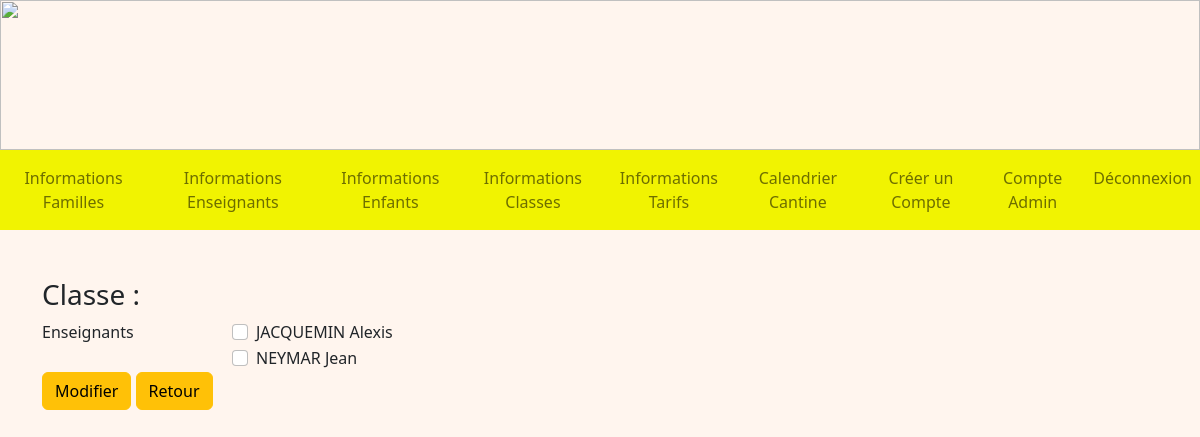
Before: /lierEnseignant/6 (signed in) with the older database file.
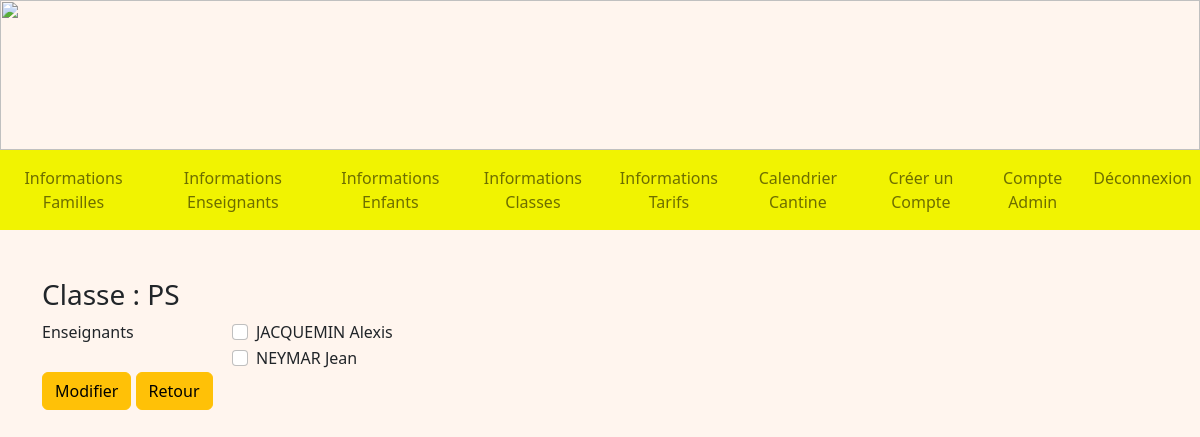
After: the same page with the newer database file.
### tables this page shows
CREATE TABLE Classe (
  code_classe integer primary key autoincrement,
  nom_classe TEXT NOT NULL,
  code_type integer NOT NULL,
  FOREIGN KEY(code_type) REFERENCES TypeDeClasse(code_type)
);

### admin.py (the view, shortened to what this page needs)
@app.route('/lierEnseignant/<int:code_classe>', methods=['GET', 'POST'])
@login_required
def lierEnseignant(code_classe):
    db = get_db()
    cur = db.cursor()
    user = cur.execute("SELECT type_compte FROM Compte WHERE identifiant = ?", (flask_login.current_user.name, )).fetchone()
    if user[0] == 'Admin':
        enseignants = cur.execute("SELECT nom_enseignant, prenom_enseignant, code_enseignant FROM Enseignant").fetchall()
        enseignes = cur.execute("SELECT * FROM Enseigne WHERE code_classe = ?", (code_classe, )).fetchall()
        classe = cur.execute("SELECT * FROM Classe WHERE code_classe = ?", (code_classe, )).fetchone()
        return render_template('A_lierEnseignant.html', enseignants = enseignants, classe = classe, enseignes = enseignes)
    if user[0] == 'Enseignant':
        return redirect(url_for('accueilEnseignant'))
    return redirect(url_for('accueil'))

### main.py (called while the page is built)
@login_manager.user_loader
def load_user(user_id):
    db = get_db()
    cur = db.cursor()
    user = cur.execute('SELECT identifiant, mot_de_passe FROM Compte WHERE identifiant=?', (user_id, )).fetchone()
    return User(user[0], user[1])

def get_db():
    if 'db' not in g:
        g.db = sqlite3.connect(DATABASE)
    return g.db

@app.teardown_appcontext
def close_connection(exception):
    db = g.pop('db', None)
    if db is not None:
        db.close()

### templates/A_lierEnseignant.html (shortened to what this page needs)
<!DOCTYPE html>
<html>
<head>
    {% extends "A_layout.html" %}
    {% block content %}
    <div class="container mt-5 mb-5">
        <h3>Classe : {{ classe[1] }}</h3>
        <form method="POST">
            <div class="form-group row">
                <div class="col-sm-2">Enseignants</div>
                <div class="col-sm-10">
                    {% for enseignant in enseignants %}
                    <div class="form-check">
                        {% set br = namespace (break = 1) %}
                        {% if br.break == 1 %}
                        <input class="form-check-input" type="checkbox" value="{{ enseignant[2] }}"
                            name="{{ enseignant[0] }} {{ enseignant[1] }}" id="{{ enseignant[0] }} {{ enseignant[1] }}">
                        {% endif %}
                        <label class="form-check-label" for="{{ enseignant[0] }} {{ enseignant[1] }}">
                            {{ enseignant[0] }} {{ enseignant[1] }}
                        </label>
                    </div>
                    {% endfor %}
                </div>
            </div>
            <button type="submit" class="btn btn-warning mb-3">Modifier</button>
            <a href="/detailsClasse/{{ classe[0] }}" class="btn btn-warning mb-3">Retour</a>
        </form>
    </div>
    {% endblock %}

Changed rows visible on the page:
added Classe: nom_classe "PS"
